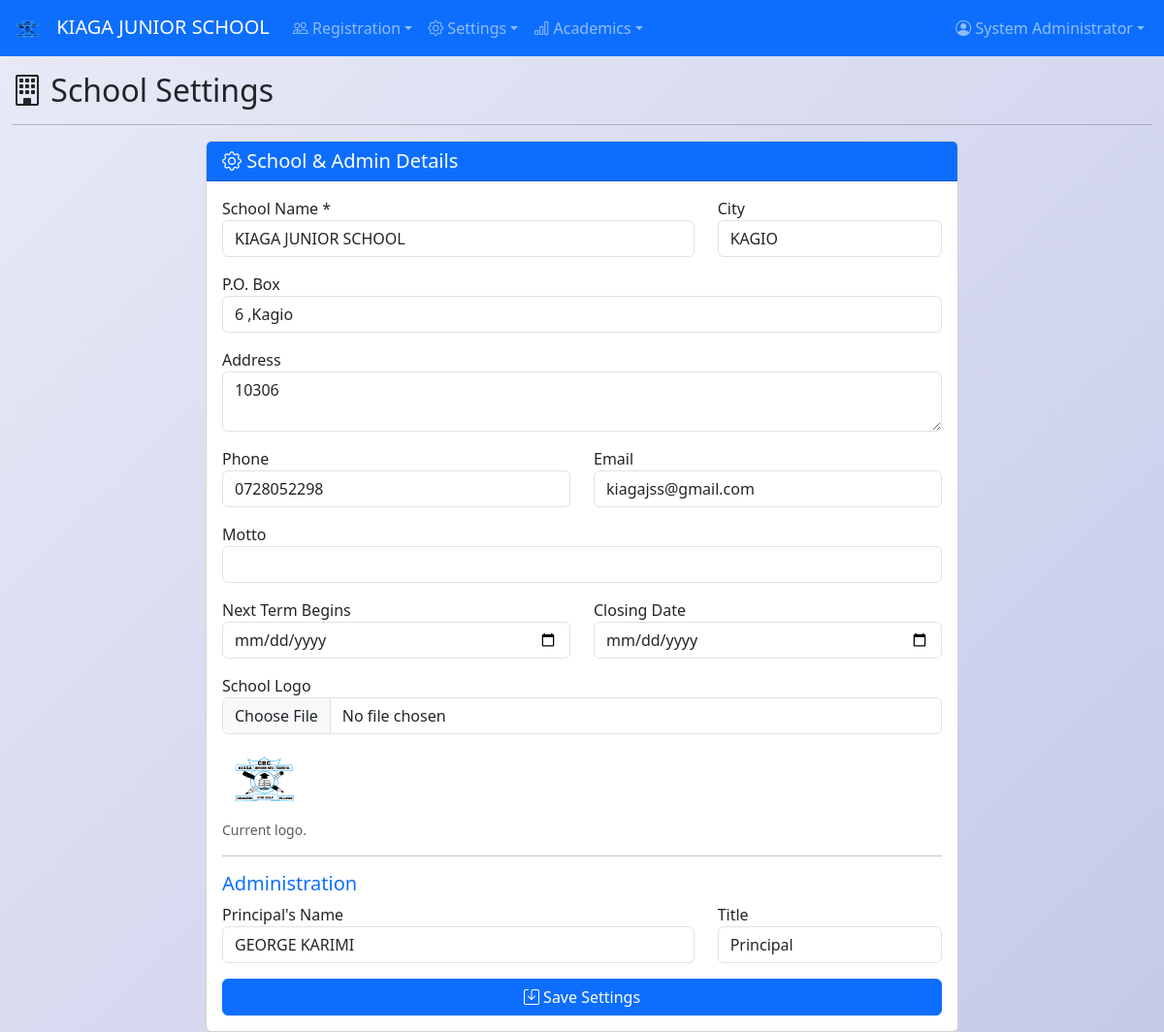
Page /school-settings (signed in) on the committed database.
### app.py (models this page shows, shortened)
class SchoolSettings(db.Model):
    id = db.Column(db.Integer, primary_key=True)
    school_name = db.Column(db.String(200), nullable=False, default='My School')
    school_address = db.Column(db.Text, nullable=True)
    school_phone = db.Column(db.String(50), nullable=True)
    school_email = db.Column(db.String(120), nullable=True)
    school_motto = db.Column(db.String(200), nullable=True)
    principal_name = db.Column(db.String(100), nullable=True)
    principal_title = db.Column(db.String(100), nullable=True, default='Principal')
    city = db.Column(db.String(100), nullable=True)
    logo_url = db.Column(db.String(500), nullable=True)
    po_box = db.Column(db.String(100), nullable=True)
    term_begins = db.Column(db.String(20), nullable=True)
    closing_date = db.Column(db.String(20), nullable=True)

class User(UserMixin, db.Model):
    id = db.Column(db.Integer, primary_key=True)
    username = db.Column(db.String(80), unique=True, nullable=False)
    email = db.Column(db.String(120), unique=True, nullable=True)
    password_hash = db.Column(db.String(200), nullable=False)
    role = db.Column(db.String(20), nullable=False, default='Teacher')
    full_name = db.Column(db.String(100), nullable=False)
    created_at = db.Column(db.DateTime, default=datetime.utcnow)

### app.py (the view, shortened to what this page needs)
@app.route('/school-settings', methods=['GET', 'POST'])
@admin_required
def school_settings():
    s = SchoolSettings.query.first()
    if not s: s = SchoolSettings(school_name='My School'); db.session.add(s); db.session.commit()
    return render_template('school_settings.html', settings=s)

### app.py (called while the page is built)
def admin_required(f):
    @wraps(f)
    @login_required
    def wrap(*args, **kwargs):
        if current_user.role != 'Admin':
            flash('Access denied. Admin only.', 'danger')
            return redirect(url_for('dashboard'))
        return f(*args, **kwargs)
    return wrap

@login_manager.user_loader
def load_user(user_id):
    return User.query.get(int(user_id))

@app.context_processor
def inject_school_settings():
    s = SchoolSettings.query.first()
    if not s:
        s = SchoolSettings(school_name='My School')
        db.session.add(s)
        db.session.commit()
    gs = GradeSetting.query.order_by(GradeSetting.min_percentage.desc()).all()
    return dict(school=s, grade_settings=gs)

### templates/school_settings.html
{% extends "base.html" %}{% block title %}- Settings{% endblock %}{% block content %}
<h2><i class="bi bi-building"></i> School Settings</h2><hr>
<div class="row"><div class="col-md-8 mx-auto">
<div class="card"><div class="card-header bg-primary text-white"><h5 class="mb-0"><i class="bi bi-gear"></i> School & Admin Details</h5></div>
<div class="card-body">
<form method="POST" enctype="multipart/form-data">
<div class="row mb-3">
<div class="col-md-8"><label>School Name *</label><input type="text" name="school_name" class="form-control" value="{{ school.school_name }}" required></div>
<div class="col-md-4"><label>City</label><input type="text" name="city" class="form-control" value="{{ school.city or '' }}"></div>
</div>
<div class="mb-3"><label>P.O. Box</label><input type="text" name="po_box" class="form-control" value="{{ school.po_box or '' }}"></div>
<div class="mb-3"><label>Address</label><textarea name="school_address" class="form-control" rows="2">{{ school.school_address or '' }}</textarea></div>
<div class="row mb-3">
<div class="col-md-6"><label>Phone</label><input type="text" name="school_phone" class="form-control" value="{{ school.school_phone or '' }}"></div>
<div class="col-md-6"><label>Email</label><input type="email" name="school_email" class="form-control" value="{{ school.school_email or '' }}"></div>
</div>
<div class="mb-3"><label>Motto</label><input type="text" name="school_motto" class="form-control" value="{{ school.school_motto or '' }}"></div>
<div class="row mb-3">
<div class="col-md-6"><label>Next Term Begins</label><input type="date" name="term_begins" class="form-control" value="{{ school.term_begins or '' }}"></div>
<div class="col-md-6"><label>Closing Date</label><input type="date" name="closing_date" class="form-control" value="{{ school.closing_date or '' }}"></div>
</div>
<div class="mb-3"><label>School Logo</label><input type="file" name="logo" class="form-control" accept="image/*">{% if school.logo_url %}<div class="mt-2"><img src="{{ school.logo_url }}" style="max-height:80px;"><small class="d-block text-muted">Current logo.</small></div>{% endif %}</div>
<hr><h5 class="text-primary">Administration</h5>
<div class="row mb-3">
<div class="col-md-8"><label>Principal's Name</label><input type="text" name="principal_name" class="form-control" value="{{ school.principal_name or '' }}"></div>
<div class="col-md-4"><label>Title</label><input type="text" name="principal_title" class="form-control" value="{{ school.principal_title or 'Principal' }}"></div>
</div>
<button type="submit" class="btn btn-primary w-100"><i class="bi bi-save"></i> Save Settings</button>
</form></div></div></div></div>
{% endblock %}

### templates/base.html (shortened to what this page needs)
<!DOCTYPE html>
<html lang="en">
<head>
    <link href="https://cdn.jsdelivr.net/npm/bootstrap@5.3.2/dist/css/bootstrap.min.css" rel="stylesheet">
    <link rel="stylesheet" href="https://cdn.jsdelivr.net/npm/bootstrap-icons@1.11.2/font/bootstrap-icons.css">
</head>
<body>
{% if current_user.is_authenticated %}
<nav class="navbar navbar-expand-lg navbar-dark bg-primary no-print">
    <div class="container-fluid">
        <a class="navbar-brand" href="{{ url_for('dashboard') }}">
            {% if school.logo_url %}<img src="{{ school.logo_url }}" alt="Logo" style="height:30px;margin-right:8px;">{% else %}<i class="bi bi-mortarboard-fill"></i>{% endif %}
            {{ school.school_name }}
        </a>
        <div class="collapse navbar-collapse" id="navbarNav">
            <ul class="navbar-nav me-auto">
                <li class="nav-item dropdown">
                    <a class="nav-link dropdown-toggle" data-bs-toggle="dropdown" href="#"><i class="bi bi-people"></i> Registration</a>
                </li>
                <li class="nav-item dropdown">
                    <a class="nav-link dropdown-toggle" data-bs-toggle="dropdown" href="#"><i class="bi bi-gear"></i> Settings</a>
                </li>
                <li class="nav-item dropdown">
                    <a class="nav-link dropdown-toggle" data-bs-toggle="dropdown" href="#"><i class="bi bi-bar-chart"></i> Academics</a>
                </li>
            </ul>
            <ul class="navbar-nav">
                <li class="nav-item dropdown">
                    <a class="nav-link dropdown-toggle" data-bs-toggle="dropdown" href="#"><i class="bi bi-person-circle"></i> {{ current_user.full_name }}</a>
                </li>
            </ul>
        </div>
    </div>
</nav>
{% endif %}
<div class="container-fluid mt-2">{% block content %}{% endblock %}</div>
</body>
</html>

### templates/base.html (style rules this page uses)
body { background: linear-gradient(135deg, #e8eaf6 0%, #c5cae9 100%); min-height: 100vh; }

### rows in the picture
SchoolSettings: logo_url (picture), school_name "KIAGA JUNIOR SCHOOL", city "KAGIO", po_box "6 ,Kagio", school_address "10306", school_phone "0728052298", school_email "kiagajss@gmail.com", principal_name "GEORGE KARIMI", principal_title "Principal"
User: full_name "System Administrator"
